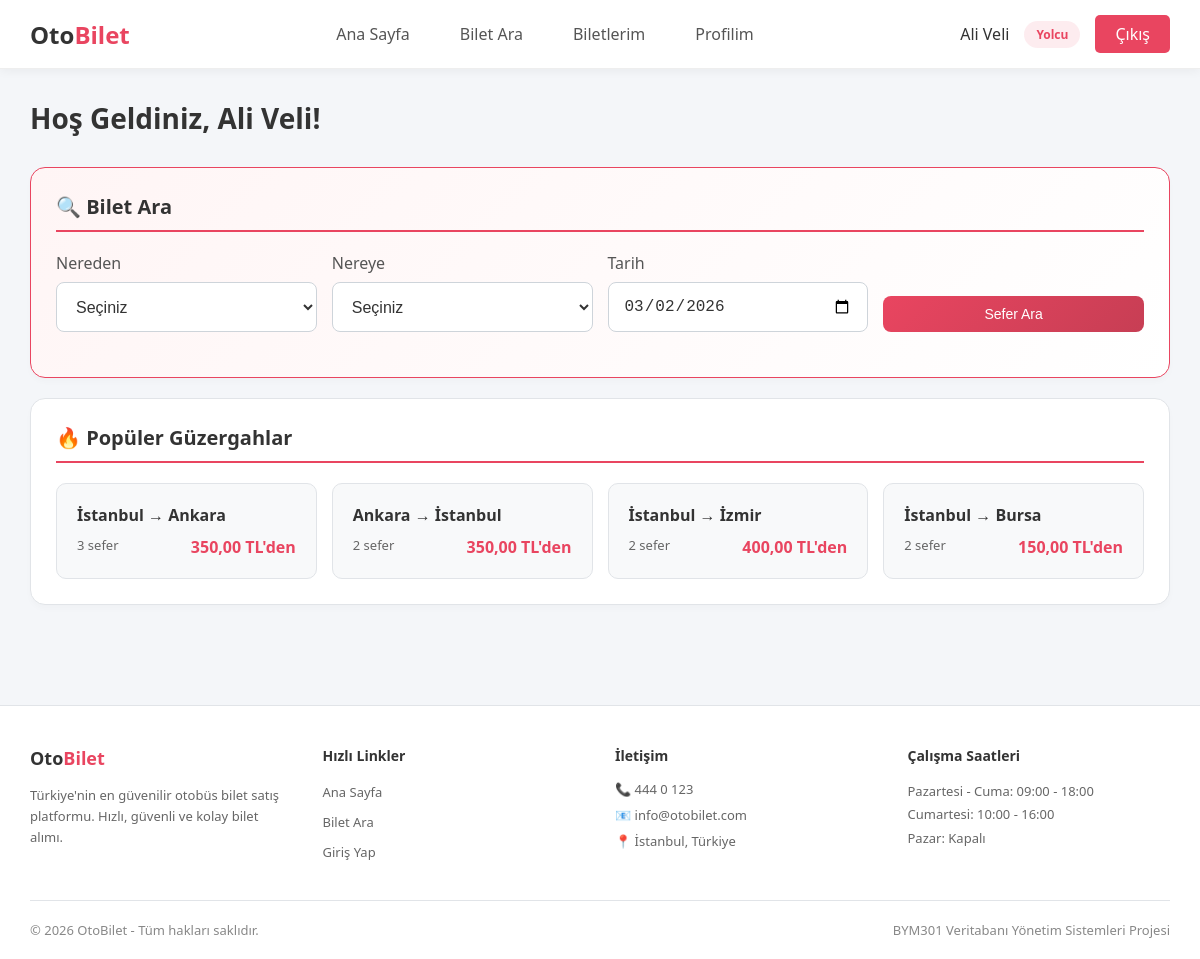
The app's page /passenger/ (signed in) with its own data.
### tables this page shows
CREATE TABLE routes (
    id INT PRIMARY KEY AUTO_INCREMENT,
    from_city_id INT NOT NULL,
    to_city_id INT NOT NULL,
    distance_km INT,
    duration_minutes INT,
    is_active TINYINT(1) DEFAULT 1,
    created_at TIMESTAMP DEFAULT CURRENT_TIMESTAMP,
    FOREIGN KEY (from_city_id) REFERENCES cities(id),
    FOREIGN KEY (to_city_id) REFERENCES cities(id),
    UNIQUE KEY unique_route (from_city_id, to_city_id)
);

### includes/functions.php (called while the page is built, shortened)
<?php
function sanitize($input) {
    return htmlspecialchars(trim($input), ENT_QUOTES, 'UTF-8');
}
function formatMoney($amount) {
    return number_format($amount, 2, ',', '.') . ' TL';
}

### passenger/index.php (the view, shortened to what this page needs)
<?php
require_once __DIR__ . '/../includes/header.php';
$database = new Database();
$db = $database->getConnection();
$popular_routes = $db->query("
    SELECT c1.name as from_city, c2.name as to_city, r.id,
           r.from_city_id, r.to_city_id,
           MIN(s.price) as min_price,
           COUNT(DISTINCT s.id) as schedule_count
    FROM routes r
    INNER JOIN cities c1 ON r.from_city_id = c1.id
    INNER JOIN cities c2 ON r.to_city_id = c2.id
    INNER JOIN schedules s ON r.id = s.route_id AND s.departure_time > NOW() AND s.status = 'scheduled'
    WHERE r.is_active = 1
    GROUP BY r.id
    ORDER BY schedule_count DESC
    LIMIT 6
")->fetchAll(PDO::FETCH_ASSOC);
?>
<div class="page-header">
    <h1 class="page-title">Hoş Geldiniz, <?php echo sanitize($_SESSION['full_name']); ?>!</h1>
</div>
<div class="card" style="background: linear-gradient(135deg, #fff5f5, #fff); border: 1px solid #e94560;">
    <h3 class="card-title">🔍 Bilet Ara</h3>
    <form action="search.php" method="GET" class="search-form">
        <div class="form-group">
            <label>Nereden</label>
            <select name="from" class="form-control" required>
                <option value="">Seçiniz</option>
            </select>
        </div>
        <div class="form-group">
            <label>Nereye</label>
            <select name="to" class="form-control" required>
                <option value="">Seçiniz</option>
            </select>
        </div>
        <div class="form-group">
            <label>Tarih</label>
            <input type="date" name="date" class="form-control" value="<?php echo date('Y-m-d'); ?>" min="<?php echo date('Y-m-d'); ?>" required>
        </div>
        <div class="form-group">
            <label>&nbsp;</label>
            <button type="submit" class="btn btn-primary" style="width: 100%;">Sefer Ara</button>
        </div>
    </form>
</div>
<?php if (!empty($popular_routes)): ?>
<div class="card">
    <h3 class="card-title">🔥 Popüler Güzergahlar</h3>
    <div style="display: grid; grid-template-columns: repeat(auto-fit, minmax(250px, 1fr)); gap: 15px;">
        <?php foreach ($popular_routes as $route): ?>
        <a href="search.php?from=<?php echo $route['from_city_id']; ?>&to=<?php echo $route['to_city_id']; ?>&date=<?php echo date('Y-m-d'); ?>"
           style="display: block; padding: 20px; background: #f8f9fa; border: 1px solid #e1e4e8; border-radius: 10px; text-decoration: none; transition: all 0.3s ease;"
           onmouseover="this.style.background='rgba(233,69,96,0.1)';"
           onmouseout="this.style.background='#f8f9fa';">
            <div style="font-weight: 600; color: #333;">
                <?php echo sanitize($route['from_city'] . ' → ' . $route['to_city']); ?>
            </div>
            <div style="display: flex; justify-content: space-between; margin-top: 10px;">
                <span style="color: #666; font-size: 13px;"><?php echo $route['schedule_count']; ?> sefer</span>
                <span style="color: #e94560; font-weight: 600;"><?php echo formatMoney($route['min_price']); ?>'den</span>
            </div>
        </a>
        <?php endforeach; ?>
    </div>
</div>
<?php endif; ?>
<?php require_once __DIR__ . '/../includes/footer.php'; ?>

### includes/header.php (style rules this page uses)
* { margin: 0; padding: 0; box-sizing: border-box; }
body { font-family: 'Segoe UI', Tahoma, Geneva, Verdana, sans-serif; background: #f4f6f9; min-height: 100vh; color: #333; }
.card { background: #ffffff; border-radius: 15px; padding: 25px; margin-bottom: 20px; border: 1px solid #e1e4e8; box-shadow: 0 4px 6px rgba(0,0,0,0.02); }
.card-title { color: #333; font-size: 20px; margin-bottom: 20px; padding-bottom: 10px; border-bottom: 2px solid #e94560; }
.btn { display: inline-block; padding: 10px 25px; border-radius: 8px; text-decoration: none; cursor: pointer; border: none; font-size: 14px; transition: all 0.3s ease; }
.btn-primary { background: linear-gradient(135deg, #e94560, #c73e54); color: #fff; }
.form-group { margin-bottom: 20px; }
.form-group label { display: block; margin-bottom: 8px; color: #555; font-weight: 500; }
.form-control { width: 100%; padding: 12px 15px; border: 1px solid #ced4da; border-radius: 8px; background: #fff; color: #333; font-size: 16px; transition: all 0.3s ease; min-height: 50px; }
.form-control option { background: #fff; color: #333; }
.search-form { display: grid; grid-template-columns: repeat(auto-fit, minmax(200px, 1fr)); gap: 15px; align-items: end; }
.page-header { display: flex; justify-content: space-between; align-items: center; margin-bottom: 30px; }
.page-title { color: #333; font-size: 28px; font-weight: 600; }

### records on screen
routes: to_city "İstanbul → Ankara", schedule_count "3", min_price "350,00 TL"
routes: to_city "Ankara → İstanbul", schedule_count "2", min_price "350,00 TL"
routes: to_city "İstanbul → İzmir", schedule_count "2", min_price "400,00 TL"
routes: to_city "İstanbul → Bursa", schedule_count "2", min_price "150,00 TL"

### other values on screen
$current_user['full_name'] "Ali Veli"
$current_user['user_type'] "Yolcu"
$_SESSION['full_name'] "Ali Veli"
